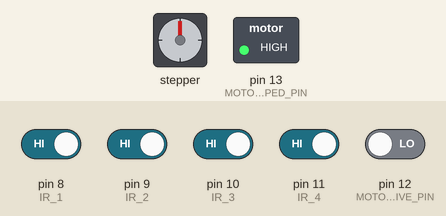
Simulated run of this sketch. Board: Arduino Uno, built with avr-gcc and run on an emulated ATmega328P. Shown: stepper motor, switched loads named in the sketch (green lamp = pin HIGH). Wiring (inferred from the names in the program): stepper motor driver (200 steps per turn assumed): step pin 3; direction pin 2. The inputs (shaded band) are chosen by the test bench; at power-on: pin 8 (IR_1), pin 9 (IR_2), pin 10 (IR_3), pin 11 (IR_4) HIGH, pin 12 (MOTOR_ACTIVE_PIN) LOW. Pins used as bus, display or sensor lines are not drawn.

Above: at 16.2 s.
16.3 s: pin 12 (MOTOR_ACTIVE_PIN) driven HIGH
At 16.71 s:
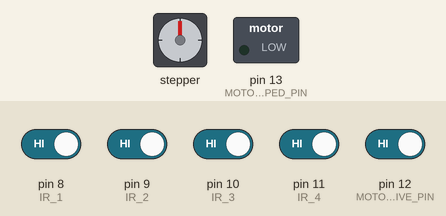
19.3 s: pin 8 (IR_1) driven LOW
At 20.5 s:
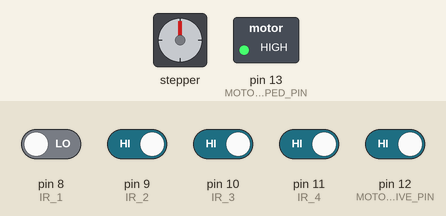
20.9 s: pin 8 (IR_1) driven HIGH
At 21.31 s:
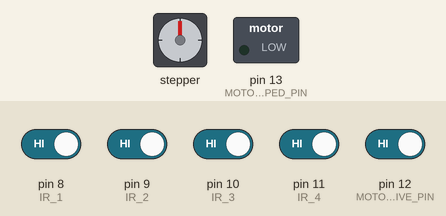
23.9 s: pin 9 (IR_2) driven LOW
At 25.2 s:
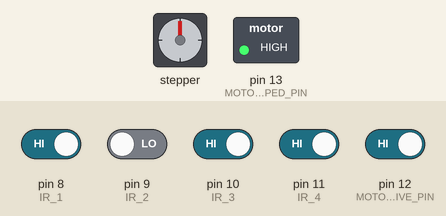
25.5 s: pin 9 (IR_2) driven HIGH
At 25.91 s:
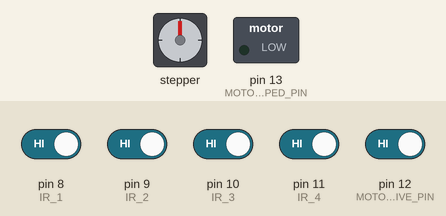
28.5 s: pin 10 (IR_3) driven LOW
At 29.9 s:
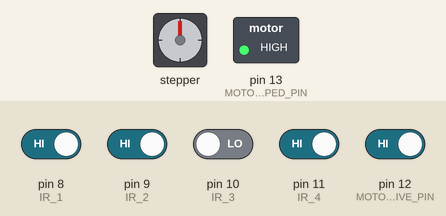
Timing chart, 0 to 31.1 s (numbered marks = the images above; inputs shaded):
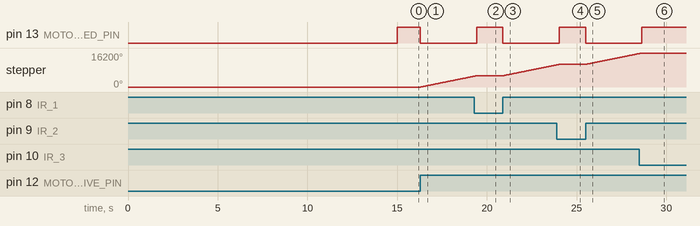

Measured:
- after the input at 16.3 s, pin 13 (MOTOR_STOPPED_PIN): HIGH → LOW at once; stepper: keeps turning clockwise at about 1732°/s, starting at once
- after the input at 19.3 s, pin 13 (MOTOR_STOPPED_PIN): LOW → HIGH after 0.14 s; stepper: goes on until 19.4 s, then stays 5400°
- after the input at 20.9 s, pin 13 (MOTOR_STOPPED_PIN): HIGH → LOW at once; stepper: keeps turning clockwise at about 1720°/s, starting at once
- after the input at 23.9 s, pin 13 (MOTOR_STOPPED_PIN): LOW → HIGH after 0.14 s; stepper: goes on until 24.0 s, then stays 10800°
- after the input at 25.5 s, pin 13 (MOTOR_STOPPED_PIN): HIGH → LOW at once; stepper: keeps turning clockwise at about 1720°/s, starting at once
- after the input at 28.5 s, pin 13 (MOTOR_STOPPED_PIN): LOW → HIGH after 0.14 s; stepper: goes on until 28.6 s, then stays 16200°

The sketch:

Conveyor_Module.ino
```cpp
/**
  NAME: Four-Category Segregation System (Conveyor Module)
  FUNCTION: Activates the conveyor module on the cue of the master Arduino for 30 seconds. Stops the motor when IR sensor detects object within 30 seconds

  @software: & @hardware: Niño, Dominik O.
  @version: 1 March/08/2024
  @paragm: For more details contact:
  @paragm: LinknedIn: linkedin.com/in/dominik-niño
  @paragm: Github: github.com/EngrDomz
*/

// Store I/O pins to a constant variable
#define MOTOR_SPEED 500  // Controls the speed of the stepper motor the lower value the faster it will runn (currently 500 is the lowest possible)
#define DIR_PIN 2
#define STEP_PIN 3
#define IR_1 8
#define IR_2 9
#define IR_3 10
#define IR_4 11
#define MOTOR_ACTIVE_PIN 12
#define MOTOR_STOPPED_PIN 13
#define STEPS_PER_REVOLUTION 200
#define MAX_MOTOR_RUNTIME 30000  // 30 seconds in milliseconds (Maximum time the motor will run: time starts when motor starts moving)

bool motorOn = false;
unsigned long motorStartTime = 0;  // Variable to track when the motor started

//boolean for Infrared Sensor reading
bool IR1;
bool IR2;
bool IR3;
bool IR4;

void setup() {
  Serial.begin(9600);

  // Declare pins as INPUT or OUTPUT
  pinMode(STEP_PIN, OUTPUT);
  pinMode(DIR_PIN, OUTPUT);
  pinMode(MOTOR_ACTIVE_PIN, INPUT);
  pinMode(MOTOR_STOPPED_PIN, OUTPUT);
  pinMode(IR_1, INPUT);
  pinMode(IR_2, INPUT);
  pinMode(IR_3, INPUT);
  pinMode(IR_4, INPUT);
  motorOn = false;  // Sets the initial state of motor to stop
  delay(15000);     // Sets the delay to 15 seconds to give time for the SMS module to set up
}

void loop() {
  CheckIR();                                           // This function checks if object has been dropped on either of the bins
  bool MasterCommand = digitalRead(MOTOR_ACTIVE_PIN);  // This is the command comming from the main arduino (Sensor Module) to trigger the motor to start
  if (MasterCommand) {                                 // If the main arduino gives high signal or true, the motor will be triggered and starts moving
    motorOn = true;
    motorStartTime = millis();  // Record the start time when motor is turned on
    CheckIR();                  // This function checks if object has been dropped on either of the bins
  }

  if (motorOn) {  // This condition will check if the motor is On if yes it will send signal to the main Arduino that the motor is moving
    CheckIR();    // This function checks if object has been dropped on either of the bins
    digitalWrite(MOTOR_STOPPED_PIN, LOW);
    digitalWrite(DIR_PIN, HIGH);

    for (int x = 0; x < STEPS_PER_REVOLUTION; x++) {
      CheckIR();
      digitalWrite(STEP_PIN, HIGH);
      delayMicroseconds(MOTOR_SPEED);
      digitalWrite(STEP_PIN, LOW);
      delayMicroseconds(MOTOR_SPEED);
      CheckIR();  // This function checks if object has been dropped on either of the bins
    }


    if (millis() - motorStartTime >= MAX_MOTOR_RUNTIME) {  // Check if motor has been running for more than one minute
      motorOn = false;                                     // Stop the motor if it has been running for more than one minute
    }
  } else {  // If the motorOn become false the motor will stop moving and it will send signal to the main arduino that the motor stops
    digitalWrite(MOTOR_STOPPED_PIN, HIGH);
  }
}

// This function checks if object has been dropped on either of the bins
void CheckIR() {
  IR1 = digitalRead(IR_1);
  IR2 = digitalRead(IR_2);
  IR3 = digitalRead(IR_3);
  IR4 = digitalRead(IR_4);

  if (!IR1 || !IR2 || !IR3 || !IR4) {  // If either of the infrared sensors detect an object, it will turn the motor off
    motorOn = false;
  }
}
```
